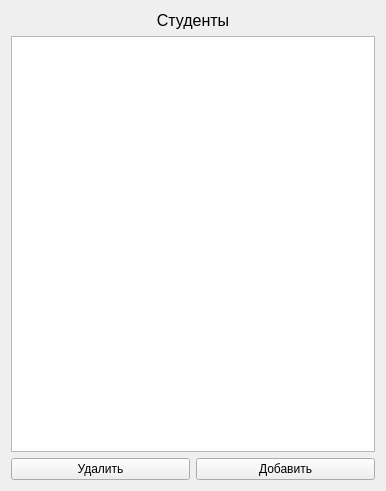
<?xml version="1.0" encoding="UTF-8"?>
<ui version="4.0">
 <class>FormStudents</class>
 <widget class="QWidget" name="FormStudents">
  <property name="geometry">
   <rect>
    <x>0</x>
    <y>0</y>
    <width>386</width>
    <height>491</height>
   </rect>
  </property>
  <property name="windowTitle">
   <string>Form</string>
  </property>
  <layout class="QGridLayout" name="gridLayout_2">
   <item row="0" column="0">
    <widget class="QLabel" name="label">
     <property name="font">
      <font>
       <pointsize>12</pointsize>
      </font>
     </property>
     <property name="text">
      <string>Студенты</string>
     </property>
     <property name="alignment">
      <set>Qt::AlignCenter</set>
     </property>
    </widget>
   </item>
   <item row="1" column="0">
    <layout class="QVBoxLayout" name="verticalLayout">
     <item>
      <widget class="QTableView" name="tableView"/>
     </item>
    </layout>
   </item>
   <item row="2" column="0">
    <layout class="QGridLayout" name="gridLayout">
     <item row="0" column="0">
      <widget class="QPushButton" name="pushButton">
       <property name="text">
        <string>Удалить</string>
       </property>
      </widget>
     </item>
     <item row="0" column="1">
      <widget class="QPushButton" name="pushButton_2">
       <property name="text">
        <string>Добавить</string>
       </property>
      </widget>
     </item>
    </layout>
   </item>
  </layout>
 </widget>
 <resources/>
 <connections/>
</ui>
